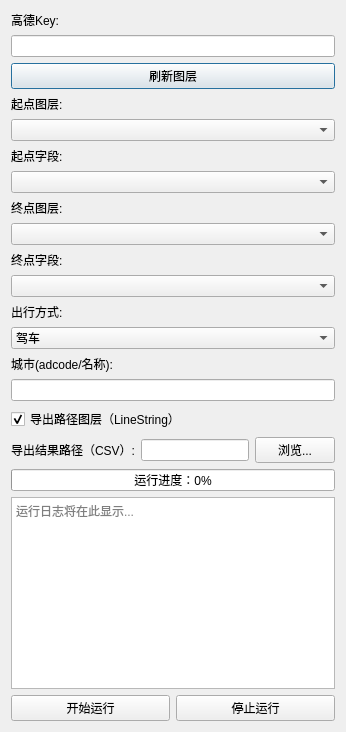
<ui version="4.0">
 <class>AmapRoutePlanningDialogBase</class>
 <widget class="QDialog" name="AmapRoutePlanningDialogBase">
  <property name="windowTitle">
   <string>Amap Route Planning</string>
  </property>
  <layout class="QVBoxLayout" name="verticalLayout">
   <item>
    <widget class="QLabel" name="label_key">
     <property name="text">
      <string>高德Key:</string>
     </property>
    </widget>
   </item>
   <item>
    <widget class="QLineEdit" name="lineEdit_key"/>
   </item>

   <item>
      <widget class="QPushButton" name="btn_refresh">
       <property name="text">
        <string>刷新图层</string>
       </property>
      </widget>
   </item>

   <item>
      <widget class="QLabel" name="label_origin_layer">
       <property name="text">
        <string>起点图层:</string>
       </property>
      </widget>
   </item>
   <item>
      <widget class="QComboBox" name="comboBox_origin_layer"/>
   </item>


   <item>
    <widget class="QLabel" name="label_origin_field">
     <property name="text">
      <string>起点字段:</string>
     </property>
    </widget>
   </item>
   <item>
    <widget class="QComboBox" name="comboBox_origin_field"/>
   </item>
   <item>
    <widget class="QLabel" name="label_dest_layer">
     <property name="text">
      <string>终点图层:</string>
     </property>
    </widget>
   </item>
   <item>
    <widget class="QComboBox" name="comboBox_dest_layer"/>
   </item>
   <item>
    <widget class="QLabel" name="label_dest_field">
     <property name="text">
      <string>终点字段:</string>
     </property>
    </widget>
   </item>
   <item>
    <widget class="QComboBox" name="comboBox_dest_field"/>
   </item>
   <item>
    <widget class="QLabel" name="label_mode">
     <property name="text">
      <string>出行方式:</string>
     </property>
    </widget>
   </item>
   <item>
    <widget class="QComboBox" name="comboBox_mode">
     <item><property name="text"><string>驾车</string></property></item>
     <item><property name="text"><string>步行</string></property></item>
     <item><property name="text"><string>骑行</string></property></item>
     <item><property name="text"><string>公交</string></property></item>
    </widget>
   </item>
   <item>
    <widget class="QLabel" name="label_city">
     <property name="text">
      <string>城市(adcode/名称):</string>
     </property>
    </widget>
   </item>
   <item>
    <widget class="QLineEdit" name="lineEdit_city"/>
   </item>
   <item>
    <widget class="QCheckBox" name="checkBox_export_layer">
     <property name="text">
      <string>导出路径图层（LineString）</string>
     </property>
     <property name="checked">
      <bool>true</bool>
     </property>
    </widget>
   </item>
   <item>
    <layout class="QHBoxLayout" name="horizontalLayout_output">
     <item>
      <widget class="QLabel" name="label_output">
       <property name="text">
        <string>导出结果路径（CSV）:</string>
       </property>
      </widget>
     </item>
     <item>
      <widget class="QLineEdit" name="lineEdit_output_path"/>
     </item>
     <item>
      <widget class="QPushButton" name="btn_browse">
       <property name="text">
        <string>浏览...</string>
       </property>
      </widget>
     </item>
    </layout>
   </item>
   <item>
    <widget class="QProgressBar" name="progressBar_status">
     <property name="minimum">
      <number>0</number>
     </property>
     <property name="maximum">
      <number>100</number>
     </property>
     <property name="value">
      <number>0</number>
     </property>
     <property name="format">
      <string>运行进度：%p%</string>
     </property>
    </widget>
   </item>
   <item>
    <widget class="QTextEdit" name="textEdit_log">
     <property name="readOnly">
      <bool>true</bool>
     </property>
     <property name="placeholderText">
      <string>运行日志将在此显示...</string>
     </property>
    </widget>
   </item>
   <item>
    <layout class="QHBoxLayout" name="horizontalLayout_buttons">
     <item>
      <widget class="QPushButton" name="btn_run">
       <property name="text">
        <string>开始运行</string>
       </property>
      </widget>
     </item>
     <item>
      <widget class="QPushButton" name="btn_stop">
       <property name="text">
        <string>停止运行</string>
       </property>
      </widget>
     </item>
    </layout>
   </item>
  </layout>
 </widget>
 <resources/>
 <connections/>
</ui>
